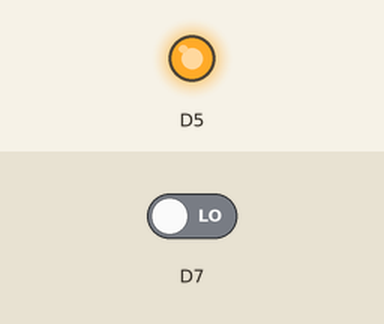
Bench run of a sketch on a simulated ESP8266 (NodeMCU). On the bench: output pins drawn as LEDs (lit = HIGH). The test bench sets the inputs (shaded band); at power-on: D7 LOW. What the sketch prints to the serial monitor is not drawn.

Above: at 0.1 s.
Timing chart, 0 to 1.6 s (numbered marks = the images above):
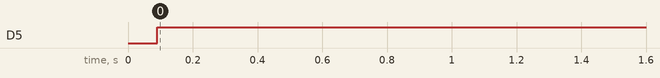

The sketch:

tinkerBellButtonLedTest.ino
```cpp
// the setup function runs once when you press reset or power the board
void setup() {
  // initialize digital pin LED_BUILTIN as an output.
  pinMode(D5, OUTPUT);
  pinMode(D7, INPUT);

    Serial.begin(9600);

}

// the loop function runs over and over again forever
void loop() {
  int buttonState;
  int accumulator = 0;
  for(int i = 0; i<50; i++)
  {
    buttonState = digitalRead(D7);
        Serial.println(accumulator);
  delay(1);  // delay in between reads for stability
    accumulator = accumulator+buttonState;
  }


  // if(accumulator > 5)
  if(1)
  {
    digitalWrite(D5, HIGH);  // turn the LED on (HIGH is the voltage level)
   delay(1000);
    }
    else
    {
    digitalWrite(D5, LOW);  // turn the LED on (HIGH is the voltage level)
   delay(1000);
    }
    accumulator = 0;
                    // wait for a second


 }
```

Measured:
- by itself, D5: LOW → HIGH at 0.09 s
